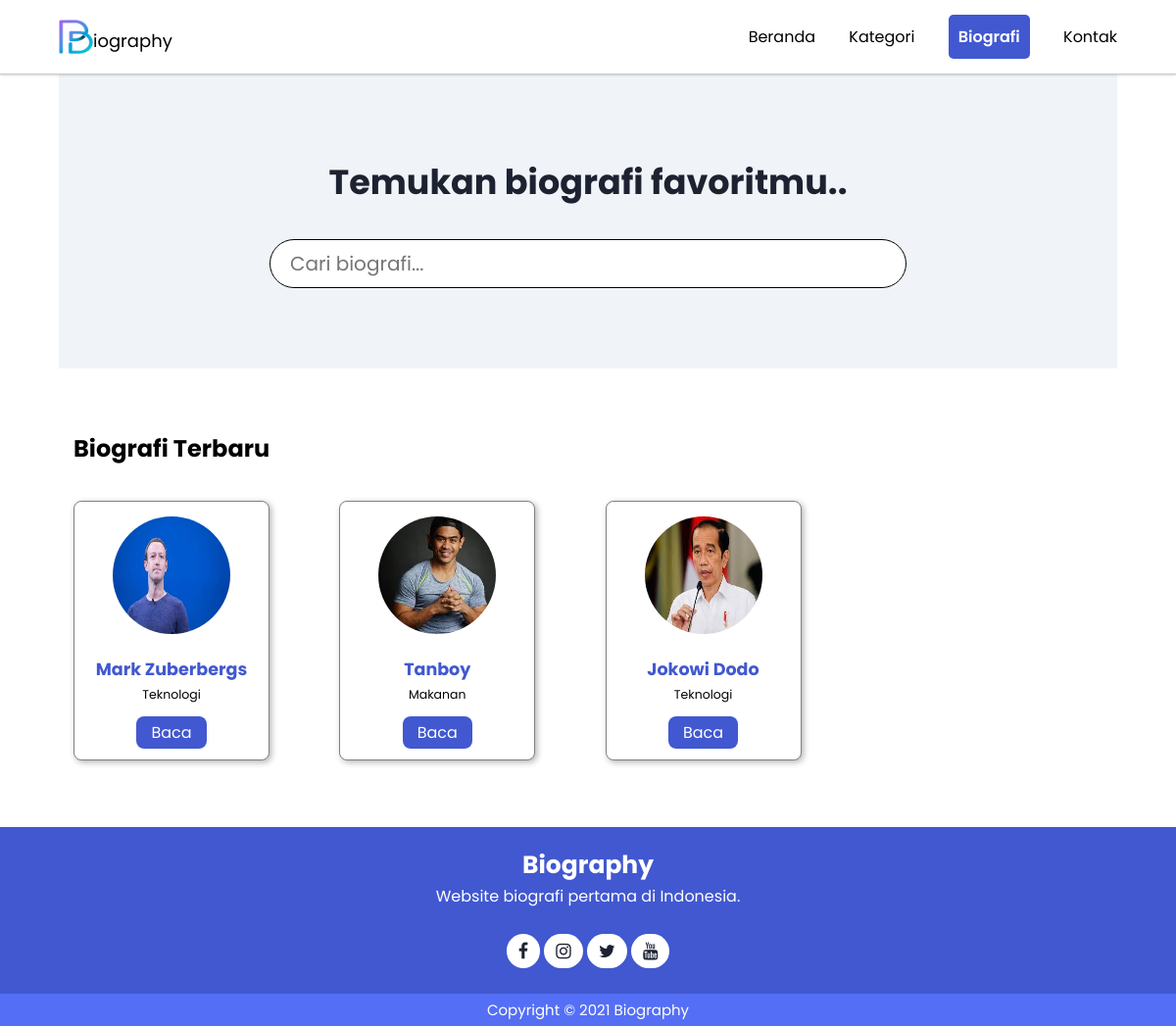
Page /content/user/index.php?hal=biography on the committed database.
### tables this page shows
CREATE TABLE `tbl_biography` (
  `id_bio` int(11) NOT NULL,
  `title_bio` varchar(100) NOT NULL,
  `text_bio` text NOT NULL,
  `img_bio` varchar(100) NOT NULL,
  `tgl_bio` datetime NOT NULL,
  `status_bio` int(11) NOT NULL,
  `id_category` int(11) NOT NULL,
  `id_user` int(11) NOT NULL
);

CREATE TABLE `tbl_category` (
  `id_category` int(10) NOT NULL,
  `name_category` varchar(50) NOT NULL,
  `img_category` varchar(200) NOT NULL
);

### content/user/biography.php (the view)
<?php
    if (isset($_GET['id'])) {
        $query = mysqli_query($conn, "SELECT * FROM tbl_biography JOIN tbl_category ON tbl_biography.id_category = tbl_category.id_category WHERE status_bio=1 AND id_category = '$_GET[id]' ORDER BY id_bio DESC");
    }else{
        $query = mysqli_query($conn,  "SELECT * FROM tbl_biography  JOIN tbl_category ON tbl_biography.id_category = tbl_category.id_category WHERE status_bio=1");
    }
    $jml_query = mysqli_num_rows($query);
?>
<section class="container">
    <div class="search-biography">
        <div class="bio-searching">
            <h3>Temukan biografi favoritmu..</h3>
            <input type="text" placeholder="Cari biografi...">
        </div>
    </div>
    <div class="biography">
        <div class="title">
            <h2>Biografi Terbaru</h2>
        </div>
        <div class="card">
            <?php if ($jml_query > 0) :?>
            <?php while ($h  = mysqli_fetch_array($query)) :?>
            <div class="profile-card">
                <div class="profile-content">
                    <div class="profile-image">
                        <img src="../../assets/images/biography/<?= $h['img_bio']?>">
                    </div>
                    <div class="description">
                        <h3><?= $h['title_bio']?></h3>
                        <small><?= $h['name_category']?></small>
                    </div>
                    <div class="button-bio">
                        <a href="?hal=content_bio&id=<?= $h['id_bio']?>">Baca</a>
                    </div>
                </div>
            </div>
            <?php endwhile;?>
            <?php else:
                echo "Tidak ada";
                endif;
            ?>
        </div>
    </div>
</section>

### connection/c_main_user.php
<?php
    $halaman  = array("dashboard", "category", "biography_category", "biography", "content_bio", "contact", "insert_comment");
    if(isset($_GET['hal'])) $hal = $_GET['hal'];
    else $hal = "dashboard";
    foreach ($halaman as $value) {
        if ($hal == $value) {
            include "../user/$value.php";
            break;
        }
    }
?>

### assets/css/us_style.css (style rules this page uses)
:root { --main-color: #4158d0; --color-dark: #1D2231; --text-grey: #8390A2; }
* { padding: 0; margin: 0; font-family: 'Poppins', sans-serif; text-decoration: none; list-style: none; box-sizing: border-box; }
.container { max-width: 1080px; margin: auto; }
.biography { margin-top: 4rem; margin-bottom: 1rem; }
.biography .title { margin-bottom: 1rem; }
.biography .card { display: grid; grid-template-columns: repeat(auto-fill, minmax(200px, 1fr)); grid-gap: 20px; margin-bottom: 3rem; }
.biography .card .profile-card { padding: 20px 0px; width: 25%; }
.biography .card .profile-content .profile-image { text-align: center; }
.biography .card .profile-content .profile-image img { width: 120px; height: 120px; border-radius: 60px; border-color: #4158d0; margin-bottom: 1rem; }
.biography .card .profile-content .description { text-align: center; font-size: 15px; }
.profile-content .description h3 { color: #4158d0; }
.profile-content .button-bio { margin-top: 1rem; text-align: center; }
.profile-content .button-bio a { background-color: #4158d0; width: 100%; padding: 5px 15px; color: #fff; border-radius: 8px; }
.biography .card .profile-content { background-color: #fff; border-radius: 8px; border: 1px solid grey; padding: 15px 0px; min-width: 200px; min-height: 220px; width: 100%; box-shadow: 2px 2px 6px 0px rgba(0,0,0,0.3); }
.search-biography { background: #f0f4f8; text-align: center; width: 100%; height: 300px; margin-bottom: 20px; display: flex; justify-content: center; align-items: center; }
.bio-searching { color: var(--color-dark); width: 650px; }
.bio-searching h3 { margin-bottom: 2rem; font-size: 35px; color: var(--color-dark); }
.bio-searching input { width: 100%; height: 50px; outline: none; padding-left: 20px; font-size: 20px; border: 1px solid black; border-radius: 30px; }
@media (max-width: 1200px) { .biography { margin-left: 15px; } }

### rows in the picture
tbl_biography: img_bio (picture), title_bio "Mark Zuberbergs", id_category.name_category "Teknologi"
tbl_biography: img_bio (picture), title_bio "Tanboy", id_category.name_category "Makanan"
tbl_biography: img_bio (picture), title_bio "Jokowi Dodo", id_category.name_category "Teknologi"
